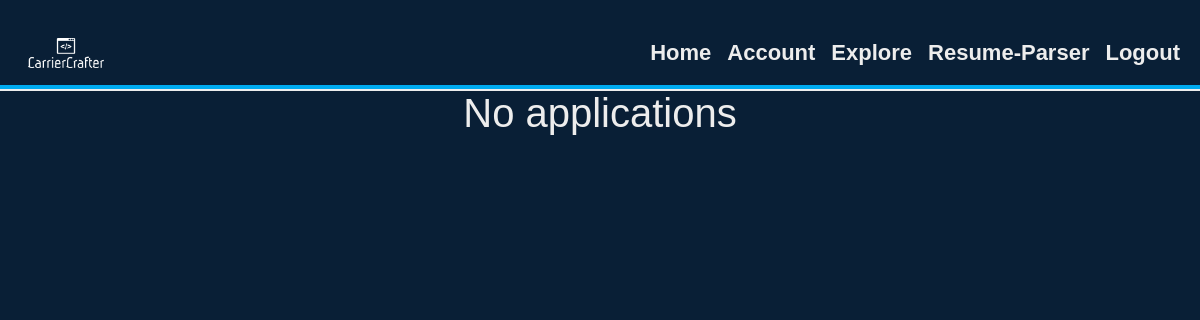
The page /my_jobs (signed in) on the database as committed earlier.
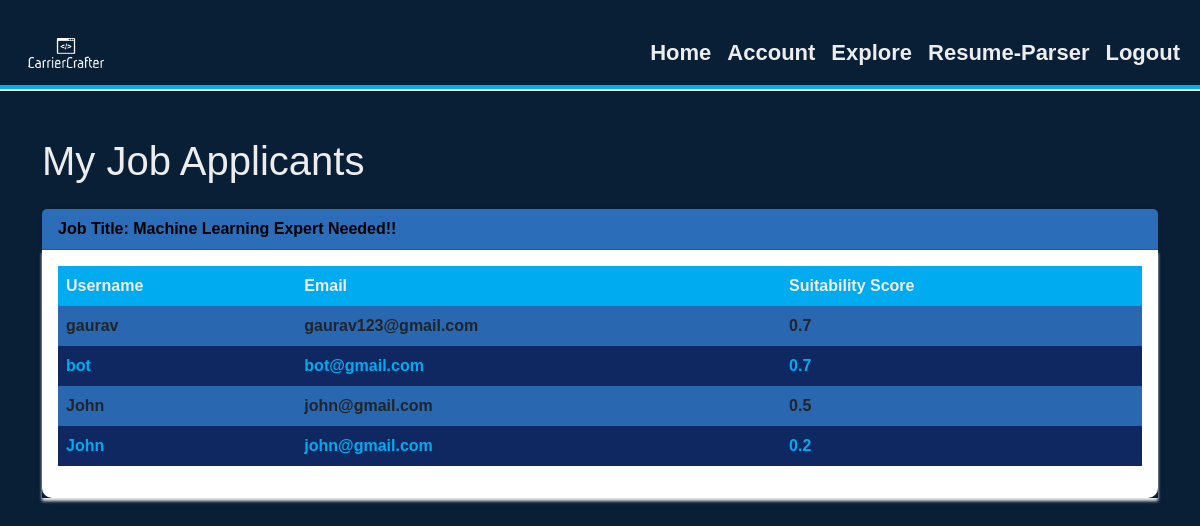
The same page on the database as committed later.
### models.py (models this page shows, shortened)
class JobPost(db.Model):
    id = db.Column(db.Integer, primary_key=True)
    title = db.Column(db.String(100), nullable=False)
    description = db.Column(db.Text, nullable=False)
    date_posted = db.Column(db.DateTime, nullable=False, default=datetime.utcnow)
    author_id = db.Column(db.Integer, db.ForeignKey('user.id'), nullable=False)

class AnalyzeResume(db.Model):
    id = db.Column(db.Integer, primary_key=True)
    username = db.Column(db.String(100), nullable=False)
    email = db.Column(db.String(120), nullable=False)
    author_name = db.Column(db.String(100), nullable=False)
    score = db.Column(db.Float, nullable=False)
    job_post_id = db.Column(db.Integer, nullable=False)
    created_at = db.Column(db.DateTime, nullable=False, default=datetime.utcnow)

### routes.py (the view)
@app.route('/my_jobs', methods=['GET'])
@login_required
def my_jobs():
    user_jobs = JobPost.query.filter_by(author=current_user).all()
    job_ids = [job.id for job in user_jobs]
    job_applicants = AnalyzeResume.query.filter(AnalyzeResume.job_post_id.in_(job_ids)).order_by(AnalyzeResume.score.desc()).all()
    if not job_applicants:
        message = "No applications"
        return render_template('my_jobs.html', job_post=user_jobs, message=message)
    return render_template('my_jobs.html', user_jobs=user_jobs, job_applicants=job_applicants)

### models.py (called while the page is built)
@login_manager.user_loader
def load_user(user_id):
    return User.query.get(int(user_id))

### templates/my_jobs.html (shortened to what this page needs)
<!DOCTYPE html>
<html lang="en">
<head>
    <link rel="stylesheet" href="https://cdnjs.cloudflare.com/ajax/libs/font-awesome/5.15.3/css/all.min.css">
    <link rel="stylesheet" href="https://cdn.jsdelivr.net/npm/bootstrap@5.2.3/dist/css/bootstrap.min.css">
    <link rel="stylesheet" href="https://cdn.jsdelivr.net/npm/bootstrap@5.2.3/dist/css/bootstrap.rtl.min.css">
    <link rel="stylesheet" href="{{url_for('static',filename='style6.css')}}">
</head>
<body>
    <nav class="navbar navbar-expand-lg navbar-light ">
        <div class="container-fluid">
            <a class="navbar-brand " href="#"><img src="/static/logo.png" alt="Logo" height="30"></a>
            <div class="collapse navbar-collapse justify-content-end" id="navbarNav">
                <ul class="navbar-nav">
                    <li class="nav-item">
                        <b><a class="nav-link links" href="{{url_for('home')}}">Home</a></b>
                    </li>
                    <li class="nav-item">
                        <b><a class="nav-link links" href="{{url_for('account')}}">Account</a></b>
                    </li>
                    <li class="nav-item">
                        <b><a class="nav-link links" href="{{url_for('all_jobs')}}">Explore</a></b>
                    </li>
                    <li class="nav-item">
                        <b><a class="nav-link links" href="https://dummyrpbycc.streamlit.app/">Resume-Parser</a></b>
                    </li>
                    <li class="nav-item">
                        <b><a class="nav-link links" href="{{url_for('login')}}">Logout</a></b>
                    </li>
                </ul>
            </div>
        </div>
    </nav>
    {% if message %}
       <h1 style="text-align:center;">{{ message }}</h1>
    {% else %}
            <div class="container mt-5">
                <h1 class="mb-4">My Job Applicants</h1>
                {% for job in user_jobs %}
                <div class="card mb-4">
                    <div class="card-header">
                        Job Title: {{ job.title }}
                    </div>
                    <div class="card-body">
                        <table class="table table-striped">
                            <thead>
                                <tr>
                                    <th>Username</th>
                                    <th>Email</th>
                                    <th>Suitability Score</th>
                                </tr>
                            </thead>
                            <tbody>
                                {% for applicant in job_applicants if applicant.job_post_id == job.id %}
                                <tr>
                                    <td>{{ applicant.username }}</td>
                                    <td>{{ applicant.email }}</td>
                                    <td>{{ applicant.score }}</td>
                                </tr>
                                {% endfor %}
                            </tbody>
                        </table>
                    </div>
                </div>
                {% endfor %}
            </div>
    {% endif %}
</body>
</html>

Rows that differ between the two databases and show on the page:
now on this page (row unchanged): JobPost: title "Machine Learning Expert Needed!!"
added AnalyzeResume: username "gaurav", email "gaurav123@gmail.com", score "0.7"
added AnalyzeResume: username "bot", email "bot@gmail.com", score "0.7"
added AnalyzeResume: username "John", email "john@gmail.com", score "0.5"
added AnalyzeResume: username "John", email "john@gmail.com", score "0.2"
Other text that changed with them:
{{ message }}: "No applications" → (not shown)
text now shown: "My Job Applicants"
